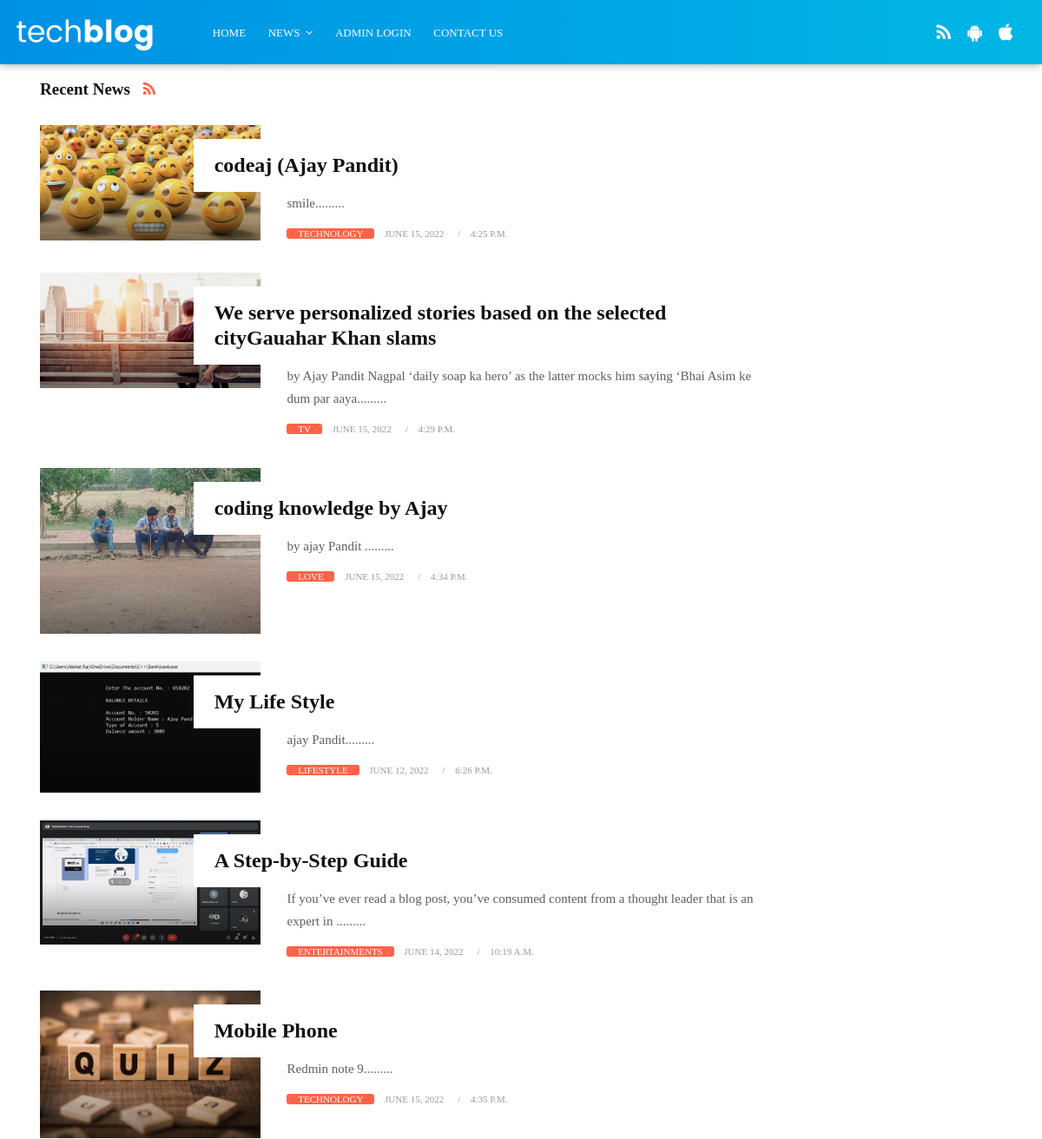
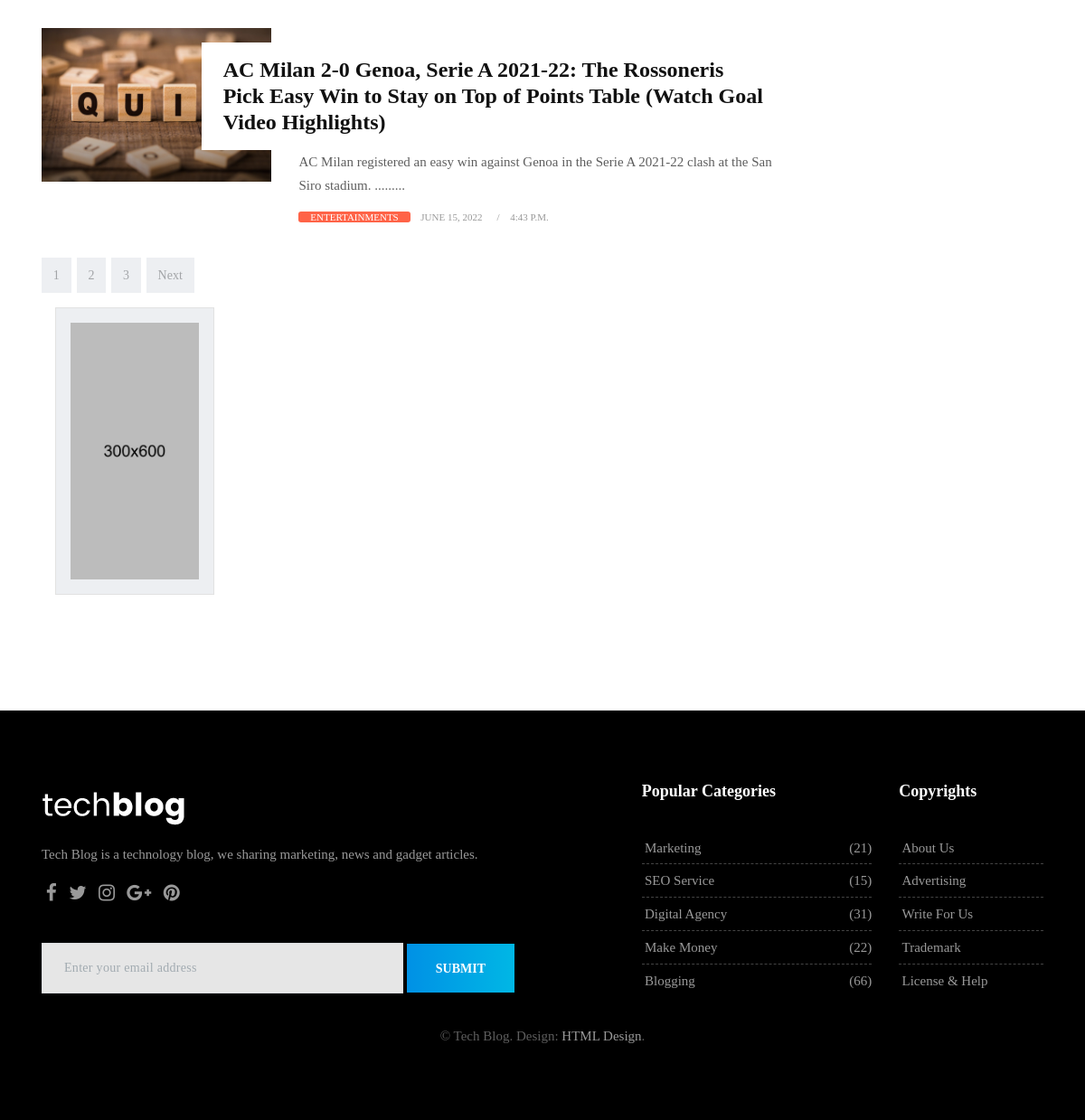
The page / on the database its author committed (2 pictures, top to bottom).
### info/models.py (models this page shows)
class blog_table(models.Model):
    title = models.TextField()
    des = models.TextField()
    category = models.TextField()
    pub_draft = models.BooleanField()
    youtube_link = models.URLField(max_length=300,null=True)
    date = models.DateField(null=False , blank=False)
    time = models.TimeField(null=False , blank=False)
    image = models.ImageField(null=True,blank=True,upload_to='')
    subscribe = models.EmailField(max_length=250,null=True,blank=True)

### blog/views.py (the view)
# urls.py: path('', views.index,name="index"),
def index(request):
    lis=[]
    blg=blog_table.objects.all()
    for i in range (0, len(blg)):
        blog=[blg[i].id ,blg[i].title,blg[i].des[:100]+".........",blg[i].youtube_link,blg[i].date,blg[i].time,blg[i].image,blg[i].subscribe,blg[i].category,blg[i].pub_draft]
        print("blog id : ",blg[i].pub_draft)
        fil= comments.objects.filter(post_id=blg[i].id)
        blog.append(fil)
        lis.append(blog)
    post_no = [ i.id for i in blg]
    return render(request,'tech-index.html',{'lis':lis,'postno':post_no,'cat': category,'aj':"All Posts"})

### templates/tech-index.html (shortened to what this page needs)
{% load static %}
<!DOCTYPE html>
<html lang="en">
    <link href="{% static 'css/bootstrap.css' %}" rel="stylesheet">
    <link href="{% static 'css/font-awesome.min.css' %}" rel="stylesheet">
    <link href="{% static 'style.css' %}" rel="stylesheet">
    <link href="{% static 'css/responsive.css' %}" rel="stylesheet">
    <link href="{% static 'css/colors.css' %}" rel="stylesheet">
    <link href="{% static 'css/version/tech.css' %}" rel="stylesheet">
</head>
<body>
    <div id="wrapper">
        <header class="tech-header header">
            <div class="container-fluid">
                <nav class="navbar navbar-toggleable-md navbar-inverse fixed-top bg-inverse">
                    <a class="navbar-brand" href="http://127.0.0.1:8000/"><img src="images/version/tech-logo.png" alt=""></a>
                    <div class="collapse navbar-collapse" id="navbarCollapse">
                        <ul class="navbar-nav mr-auto">
                            <li class="nav-item">
                                <a class="nav-link" href="http://127.0.0.1:8000/">Home</a>
                            </li>
                            <li class="nav-item dropdown has-submenu menu-large hidden-md-down hidden-sm-down hidden-xs-down">
                                <a class="nav-link dropdown-toggle" href="#" id="dropdown01" data-toggle="dropdown" aria-haspopup="true" aria-expanded="false">News</a>
                            </li>
                            <li class="nav-item">
                                <a class="nav-link" href="http://127.0.0.1:8000/adminlogin/">Admin Login</a>
                            </li>
                            <li class="nav-item">
                                <a class="nav-link" href="tech-contact.html">Contact Us</a>
                            </li>
                        </ul>
                        <ul class="navbar-nav mr-2">
                            <li class="nav-item">
                                <a class="nav-link" href="#"><i class="fa fa-rss"></i></a>
                            </li>
                            <li class="nav-item">
                                <a class="nav-link" href="#"><i class="fa fa-android"></i></a>
                            </li>
                            <li class="nav-item">
                                <a class="nav-link" href="#"><i class="fa fa-apple"></i></a>
                            </li>
                        </ul>
                    </div>
                </nav>
            </div>
        </header>
{% block content %}
        <section class="section">
            <div class="container">
                <div class="row">
                    <div class="col-lg-9 col-md-12 col-sm-12 col-xs-12">
                        <div class="page-wrapper">
                            <div class="blog-top clearfix">
                                <h4 class="pull-left">Recent News <a href="#"><i class="fa fa-rss"></i></a></h4>
                            </div>
                        {% for i in lis %}
                        {% if i.9 == True %}
                            <div class="blog-list clearfix">
                                <div class="blog-box row">
                                    <div class="col-md-4">
                                        <div class="post-media">
                                            <a href="http://127.0.0.1:8000/singleshow/{{i.0}}" title="">
                                                {% if i.6 != "" %}
                                                <img src="{{i.6.url}}" alt="" class="img-fluid">
                                                {% else %}
                                                <img src="https://media.istockphoto.com/photos/purple-defocused-blurred-motion-abstract-background-picture-id1273929462?k=20&m=1273929462&s=612x612&w=0&h=jJ0xkuDVJQMp6YwnAiqbtM8nwid36M97VIFxCP_sKCE=" alt="" class="img-fluid">
                                                {% endif %}
                                                <div class="hovereffect"></div>
                                            </a>
                                        </div>
                                    </div>
                                    <div class="blog-meta big-meta col-md-8">
                                        <h4><a href="http://127.0.0.1:8000/singleshow/{{i.0}}" title="">{{i.1}}</a></h4>
                                        <p>{{i.2}}</p>
                                        <small class="firstsmall"><a class="bg-orange" href="tech-category-01.html" title="">{{i.8}}</a></small>
                                        <small><a href="http://127.0.0.1:8000/singleshow/{{i.0}}" title="">{{i.4}}</a></small>
                                        <small><a href="http://127.0.0.1:8000/singleshow/{{i.0}}" title="">{{i.5}}</a></small>
                                    </div>
                                </div>
                                {% endif %}
                               {% endfor %}
                        <div class="row">
                            <div class="col-md-12">
                                <nav aria-label="Page navigation">
                                    <ul class="pagination justify-content-start">
                                        <li class="page-item"><a class="page-link" href="#">1</a></li>
                                        <li class="page-item"><a class="page-link" href="#">2</a></li>
                                        <li class="page-item"><a class="page-link" href="#">3</a></li>
                                        <li class="page-item">
                                            <a class="page-link" href="#">Next</a>
                                        </li>
                                    </ul>
                                </nav>
                            </div>
                        </div>
                    </div>
                    <div class="col-lg-3 col-md-12 col-sm-12 col-xs-12">
                        <div class="sidebar">
                            <div class="widget">
                                <div class="banner-spot clearfix">
                                    <div class="banner-img">
                                        <img src="upload/banner_07.jpg" alt="" class="img-fluid">
                                    </div>
                                </div>
                            </div>
                        </div>
                    </div>
                </div>
            </div>
        </section>
        {% endblock %}
        <footer class="footer">
            <div class="container">
                <div class="row">
                    <div class="col-lg-7">
                        <div class="widget">
                            <div class="footer-text text-left">
                                <a href="index.html"><img src="images/version/tech-footer-logo.png" alt="" class="img-fluid"></a>
                                <p>Tech Blog is a technology blog, we sharing marketing, news and gadget articles.</p>
                                <div class="social">
                                    <a href="#" data-toggle="tooltip" data-placement="bottom" title="Facebook"><i class="fa fa-facebook"></i></a>
                                    <a href="#" data-toggle="tooltip" data-placement="bottom" title="Twitter"><i class="fa fa-twitter"></i></a>
                                    <a href="#" data-toggle="tooltip" data-placement="bottom" title="Instagram"><i class="fa fa-instagram"></i></a>
                                    <a href="#" data-toggle="tooltip" data-placement="bottom" title="Google Plus"><i class="fa fa-google-plus"></i></a>
                                    <a href="#" data-toggle="tooltip" data-placement="bottom" title="Pinterest"><i class="fa fa-pinterest"></i></a>
                                </div>
                                <div class="newsletter-widget text-left">
                                    <form class="form-inline">
                                        <input type="text" class="form-control" placeholder="Enter your email address">
                                        <button type="submit" class="btn btn-primary">SUBMIT</button>
                                    </form>
                                </div>
                            </div>
                        </div>
                    </div>
                    <div class="col-lg-3 col-md-12 col-sm-12 col-xs-12">
                        <div class="widget">
                            <h2 class="widget-title">Popular Categories</h2>
                            <div class="link-widget">
                                <ul>
                                    <li><a href="#">Marketing <span>(21)</span></a></li>
                                    <li><a href="#">SEO Service <span>(15)</span></a></li>
                                    <li><a href="#">Digital Agency <span>(31)</span></a></li>
                                    <li><a href="#">Make Money <span>(22)</span></a></li>
                                    <li><a href="#">Blogging <span>(66)</span></a></li>
                                </ul>
                            </div>
                        </div>
                    </div>
                    <div class="col-lg-2 col-md-12 col-sm-12 col-xs-12">
                        <div class="widget">
                            <h2 class="widget-title">Copyrights</h2>
                            <div class="link-widget">
                                <ul>
                                    <li><a href="#">About us</a></li>
                                    <li><a href="#">Advertising</a></li>
                                    <li><a href="#">Write for us</a></li>
                                    <li><a href="#">Trademark</a></li>
                                    <li><a href="#">License & Help</a></li>
                                </ul>
                            </div>
                        </div>
                    </div>
                </div>
                <div class="row">
                    <div class="col-md-12 text-center">
                        <br>
                        <div class="copyright">&copy; Tech Blog. Design: <a href="http://html.design">HTML Design</a>.</div>
                    </div>
                </div>
            </div>
        </footer>
    </div>
</body>
</html>

### static/css/responsive.css (style rules this page uses)
@media (min-width: 992px) { .header .navbar-nav .has-submenu { position: relative; } }

### static/css/colors.css (style rules this page uses)
.footer .widget-title { border-color: #3197d6; }

### static/css/version/tech.css (style rules this page uses)
body { background-color: #ffffff; }
h1, h2, h3, h4, h5, body, .navbar-toggleable-md .navbar-nav .nav-link, .market-header, .btn, .dropdown-item, .form-control, p { font-family: 'Poppins', serif !important; }
h1, h2, h3, h4, h5 { font-weight: 600; }
.navbar-inverse .navbar-nav .nav-link, .navbar-nav .nav-link { color: #ffffff !important; font-size: 13px; font-weight: 500; line-height: 1; text-transform: uppercase; }
.dropdown-toggle::after { margin-top: -4px; }
.mr-2 .nav-link { font-size: 21px !important; padding: 0.6rem 0.6rem 0 !important; }
.blog-meta.big-meta h4 { font-size: 24px; }
.blog-top { margin-bottom: 2rem; }
.blog-top h4 { padding: 0; margin: 0; line-height: 1; }
.banner-spot { padding: 0 !important; border: 1px solid #e2e2e2; }
.page-wrapper .banner-spot { padding: 1rem !important; border: 1px solid #e2e2e2; }
.blog-top .fa { font-size: 18px !important; line-height: 1 !important; padding-left: 10px; }
.blog-meta small a, .blog-meta small { font-weight: 500; color: #999 !important; }
.blog-meta .bg-orange { color: #ffffff !important; padding: 0 0.8rem; border-radius: 3px; }
.blog-meta small.firstsmall:after { content: "" !important; padding-left: 0; }
.footer { background-color: #000000; background-image: none; }
.footer .widget-title { color: #ffffff !important; }
.footer p { color: #999999 !important; }
.footer a { color: #999999 !important; }
.footer .link-widget li { border-color: #444; }
.bg-orange { background-color: #FF6347 !important; }
.authorbox p a, .pp a, .blog-top .fa-rss, a:hover, a:focus { color: #FF6347 !important; }
.btn, .page-link:hover, .page-link:focus, .btn:hover, .btn:focus { color: #ffffff !important; background: rgba(0, 0, 0, 0) linear-gradient(to right, #0091e5 0px, #00b7e5 100%) repeat scroll 0 0 !important }
.tag-cloud-single span, .navbar-inverse { color: #ffffff !important; box-shadow: 0 0 10px rgba(0, 0, 0, 0.4); background: rgba(0, 0, 0, 0) linear-gradient(to right, #0091e5 0px, #00b7e5 100%) repeat scroll 0 0 !important }

### templates/tech-index.html (style rules this page uses)
input[type=text], input[type=password] { width: 100%; padding: 12px 20px; margin: 8px 0; display: inline-block; border: 1px solid #ccc; box-sizing: border-box; }
.container { padding: 16px; }

### rows shown on the page
blog_table: title "codeaj (Ajay Pandit)", category "TECHNOLOGY", date "JUNE 15, 2022", time "4:25 P.M."
blog_table: title "We serve personalized stories based on the selected cityGauahar Khan slams", category "TV", date "JUNE 15, 2022", time "4:29 P.M."
blog_table: title "coding knowledge by Ajay", category "LOVE", date "JUNE 15, 2022", time "4:34 P.M."
blog_table: title "My Life Style", category "LIFESTYLE", date "JUNE 12, 2022", time "6:26 P.M."
blog_table: title "A Step-by-Step Guide", category "ENTERTAINMENTS", date "JUNE 14, 2022", time "10:19 A.M."
blog_table: title "Mobile Phone", category "TECHNOLOGY", date "JUNE 15, 2022", time "4:35 P.M."
blog_table: title "AC Milan 2-0 Genoa, Serie A 2021-22: The Rossoneris Pick Easy Win to Stay on Top of Points Table (Watch Goal Video Highlights)", category "ENTERTAINMENTS", date "JUNE 15, 2022", time "4:43 P.M."

### other values the page prints
{{ i.2 }} "smile........." "by Ajay Pandit Nagpal ‘daily soap ka hero’ as the latter mocks him saying ‘Bhai Asim ke dum par aaya........." "by ajay Pandit ........." "ajay Pandit........." "If you’ve ever read a blog post, you’ve consumed content from a thought leader that is an expert in ........." "Redmin note 9........." "AC Milan registered an easy win against Genoa in the Serie A 2021-22 clash at the San Siro stadium. ........."
